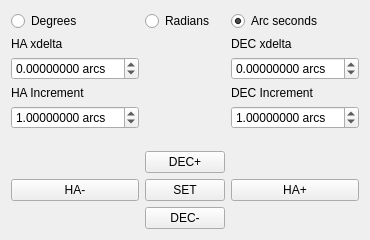
<?xml version="1.0" encoding="UTF-8"?>
<ui version="4.0">
 <class>xdeltaClass</class>
 <widget class="QWidget" name="xdeltaClass">
  <property name="geometry">
   <rect>
    <x>0</x>
    <y>0</y>
    <width>370</width>
    <height>240</height>
   </rect>
  </property>
  <property name="minimumSize">
   <size>
    <width>370</width>
    <height>240</height>
   </size>
  </property>
  <property name="windowTitle">
   <string>xdelta</string>
  </property>
  <layout class="QGridLayout" name="gridLayout">
   <item row="8" column="0">
    <widget class="QPushButton" name="buttonHAm">
     <property name="text">
      <string>HA-</string>
     </property>
    </widget>
   </item>
   <item row="8" column="2">
    <widget class="QPushButton" name="buttonHAp">
     <property name="text">
      <string>HA+</string>
     </property>
    </widget>
   </item>
   <item row="4" column="0">
    <widget class="QDoubleSpinBox" name="spinIncrementHA">
     <property name="suffix">
      <string> arcs</string>
     </property>
     <property name="decimals">
      <number>8</number>
     </property>
     <property name="minimum">
      <double>0.000000000000000</double>
     </property>
     <property name="maximum">
      <double>648000.000000000000000</double>
     </property>
     <property name="singleStep">
      <double>0.000000000000000</double>
     </property>
     <property name="value">
      <double>1.000000000000000</double>
     </property>
    </widget>
   </item>
   <item row="3" column="0">
    <widget class="QLabel" name="label">
     <property name="text">
      <string>HA Increment</string>
     </property>
    </widget>
   </item>
   <item row="4" column="2">
    <widget class="QDoubleSpinBox" name="spinIncrementDEC">
     <property name="prefix">
      <string/>
     </property>
     <property name="suffix">
      <string> arcs</string>
     </property>
     <property name="decimals">
      <number>8</number>
     </property>
     <property name="minimum">
      <double>0.000000000000000</double>
     </property>
     <property name="maximum">
      <double>648000.000000000000000</double>
     </property>
     <property name="singleStep">
      <double>0.000000000000000</double>
     </property>
     <property name="value">
      <double>1.000000000000000</double>
     </property>
    </widget>
   </item>
   <item row="3" column="2">
    <widget class="QLabel" name="label_2">
     <property name="text">
      <string>DEC Increment</string>
     </property>
    </widget>
   </item>
   <item row="7" column="1">
    <widget class="QPushButton" name="buttonDECp">
     <property name="text">
      <string>DEC+</string>
     </property>
    </widget>
   </item>
   <item row="9" column="1">
    <widget class="QPushButton" name="buttonDECm">
     <property name="text">
      <string>DEC-</string>
     </property>
    </widget>
   </item>
   <item row="1" column="0">
    <widget class="QLabel" name="label_3">
     <property name="text">
      <string>HA xdelta</string>
     </property>
    </widget>
   </item>
   <item row="1" column="2">
    <widget class="QLabel" name="label_4">
     <property name="text">
      <string>DEC xdelta</string>
     </property>
    </widget>
   </item>
   <item row="2" column="2">
    <widget class="QDoubleSpinBox" name="spinValueDEC">
     <property name="suffix">
      <string> arcs</string>
     </property>
     <property name="decimals">
      <number>8</number>
     </property>
     <property name="minimum">
      <double>-648000.000000000000000</double>
     </property>
     <property name="maximum">
      <double>648000.000000000000000</double>
     </property>
     <property name="singleStep">
      <double>1.000000000000000</double>
     </property>
    </widget>
   </item>
   <item row="8" column="1">
    <widget class="QPushButton" name="buttonSet">
     <property name="text">
      <string>SET</string>
     </property>
    </widget>
   </item>
   <item row="5" column="1">
    <spacer name="verticalSpacer">
     <property name="orientation">
      <enum>Qt::Vertical</enum>
     </property>
     <property name="sizeHint" stdset="0">
      <size>
       <width>20</width>
       <height>40</height>
      </size>
     </property>
    </spacer>
   </item>
   <item row="0" column="0">
    <widget class="QRadioButton" name="unitsDeg">
     <property name="text">
      <string>Degrees</string>
     </property>
    </widget>
   </item>
   <item row="0" column="1">
    <widget class="QRadioButton" name="unitsRad">
     <property name="text">
      <string>Radians</string>
     </property>
    </widget>
   </item>
   <item row="0" column="2">
    <widget class="QRadioButton" name="unitsArc">
     <property name="text">
      <string>Arc seconds</string>
     </property>
     <property name="checked">
      <bool>true</bool>
     </property>
    </widget>
   </item>
   <item row="2" column="0">
    <widget class="QDoubleSpinBox" name="spinValueHA">
     <property name="suffix">
      <string> arcs</string>
     </property>
     <property name="decimals">
      <number>8</number>
     </property>
     <property name="minimum">
      <double>-648000.000000000000000</double>
     </property>
     <property name="maximum">
      <double>648000.000000000000000</double>
     </property>
     <property name="singleStep">
      <double>1.000000000000000</double>
     </property>
    </widget>
   </item>
  </layout>
 </widget>
 <layoutdefault spacing="6" margin="11"/>
 <tabstops>
  <tabstop>unitsDeg</tabstop>
  <tabstop>unitsRad</tabstop>
  <tabstop>unitsArc</tabstop>
  <tabstop>spinValueHA</tabstop>
  <tabstop>spinValueDEC</tabstop>
  <tabstop>spinIncrementHA</tabstop>
  <tabstop>spinIncrementDEC</tabstop>
  <tabstop>buttonDECp</tabstop>
  <tabstop>buttonHAm</tabstop>
  <tabstop>buttonSet</tabstop>
  <tabstop>buttonHAp</tabstop>
  <tabstop>buttonDECm</tabstop>
 </tabstops>
 <resources/>
 <connections/>
</ui>
